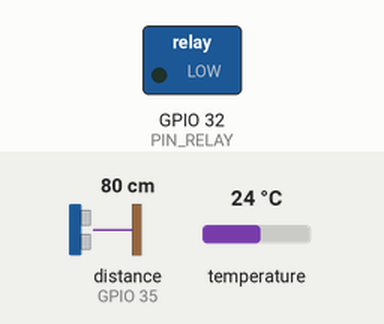
A sketch run on a simulated ESP32. Parts: switched loads named in the sketch (green lamp = pin HIGH). Wiring (inferred from the names in the program): ultrasonic range finder: trigger GPIO 26; echo GPIO 35. The test bench sets the inputs (shaded band); at power-on: distance to the obstacle (sensor on GPIO 35) 80 cm, temperature 24 °C. The echo pulse lasts 58.3 µs per cm; WiFi joins after 1.5 s; servers stay silent unless stated; pins used as bus, display or sensor lines are not drawn; what the sketch prints to the serial monitor is not drawn.

Above: at 1.6 s.
At 2.6 s:
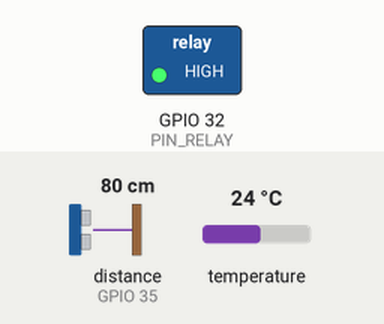
Timing chart, 0 to 4.1 s (numbered marks = the images above):
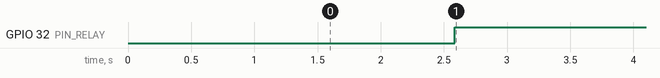

Measured:
- by itself, GPIO 32 (PIN_RELAY): LOW → HIGH at 2.6 s

The sketch:

esp32-water-management-post-firebase.ino
```cpp
#include <WiFi.h>
#include <OneWire.h>
#include <DallasTemperature.h>
#include <Firebase_ESP_Client.h>
#include "addons/TokenHelper.h" //Provide the token generation process info.
#include "addons/RTDBHelper.h" //Provide the RTDB payload printing info and other helper functions.

// Insert your network credentials
#define WIFI_SSID "****************"
#define WIFI_PASSWORD "****************"

// Insert Firebase project API Key
#define API_KEY "****************"

// Insert RTDB URLefine the RTDB URL */
#define DATABASE_URL "****************"

// Firebase Setup
FirebaseData fbdo;
FirebaseAuth auth;
FirebaseConfig config;
bool signupOK = false;

#define PIN_RELAY 32
#define TRIG_PIN 26
#define ECHO_PIN 35
#define ONE_WIRE_BUS 33

// DS18B20 Sensor
OneWire oneWire(ONE_WIRE_BUS);
DallasTemperature sensors(&oneWire);

float duration_us, distance_cm, waterlevel;
float temp;

void setup() {
  // WIFI
  Serial.begin(115200);
  WiFi.begin(WIFI_SSID, WIFI_PASSWORD);
  Serial.print("Connecting to Wi-Fi");
  while (WiFi.status() != WL_CONNECTED) {
    Serial.print(".");
    delay(300);
  }
  Serial.println();
  Serial.print("Connected with IP: ");
  Serial.println(WiFi.localIP());
  Serial.println();

  // FIREBASE START //
  config.api_key = API_KEY;           // Assign the api key (required)
  config.database_url = DATABASE_URL; // Assign the RTDB URL (required)

  /* Sign up */
  if (Firebase.signUp(&config, &auth, "", "")) {
    Serial.println("ok");
    signupOK = true;
  } else {
    Serial.printf("%s\n", config.signer.signupError.message.c_str());
  }

  config.token_status_callback = tokenStatusCallback; // Set callback

  Firebase.begin(&config, &auth);
  Firebase.reconnectWiFi(true);
  // FIREBASE END //

  // Relay
  pinMode(PIN_RELAY, OUTPUT);
  // Sensor Ultrasonik
  pinMode(TRIG_PIN, OUTPUT);
  pinMode(ECHO_PIN, INPUT);
  //DS18B20
  sensors.begin();
}

void loop() {
  temp_Waterlevel();

  if(waterlevel < 30){
    isiTangki();
  } else {
    digitalWrite(PIN_RELAY, 0);
    Firebase.RTDB.setString(&fbdo, "/data/pomp", "OFF");
  }

  delay(100);
}

void isiTangki() {
  while (waterlevel < 100){
    digitalWrite(PIN_RELAY, 1);
    Firebase.RTDB.setString(&fbdo, "/data/pomp", "ON");

    temp_Waterlevel();
    delay(50);
  }
}

void temp_Waterlevel() {
  digitalWrite(TRIG_PIN, LOW);
  delayMicroseconds(2);
  // generate 10-microsecond pulse to TRIG pin
  digitalWrite(TRIG_PIN, HIGH);
  delayMicroseconds(10);
  digitalWrite(TRIG_PIN, LOW);
  // measure duration of pulse from ECHO pin
  duration_us = pulseIn(ECHO_PIN, HIGH);
  // calculate the distance
  distance_cm = 0.017 * duration_us;
  waterlevel = map(distance_cm, 10.15, 2.8, 0, 100);
  // Send waterlevel to Firebase
  Firebase.RTDB.setFloat(&fbdo, "/data/waterlevel", waterlevel);

  Serial.print("Level Air: ");
  Serial.print(waterlevel);
  Serial.println(" %");

  // Temperature Sensor
  sensors.requestTemperatures();
  temp = sensors.getTempCByIndex(0);
  Serial.print("Celsius temperature: ");
  Serial.println(temp);
  Firebase.RTDB.setFloat(&fbdo, "/data/temp", temp);
}
```
